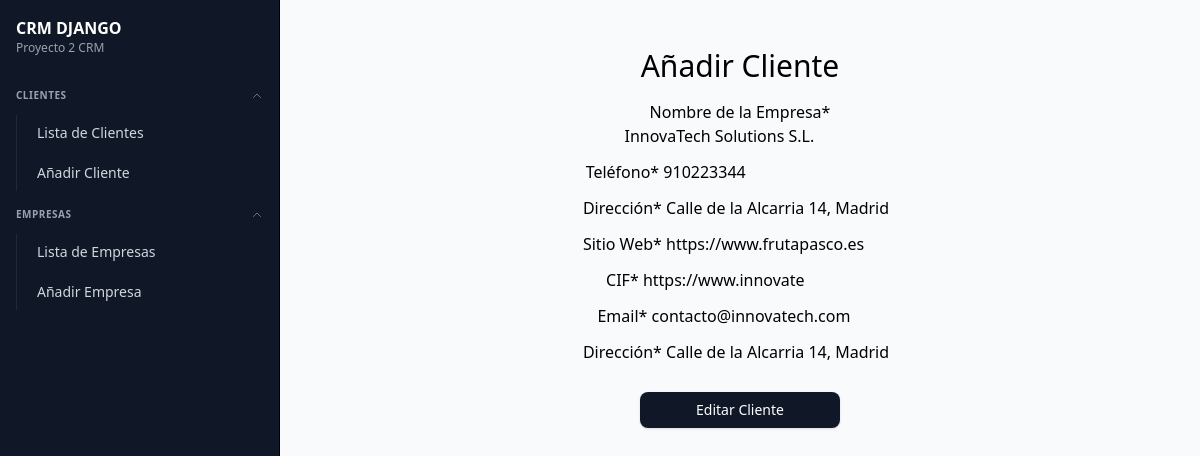
Page /empresas/editar/1 (signed in) on the earlier database version.
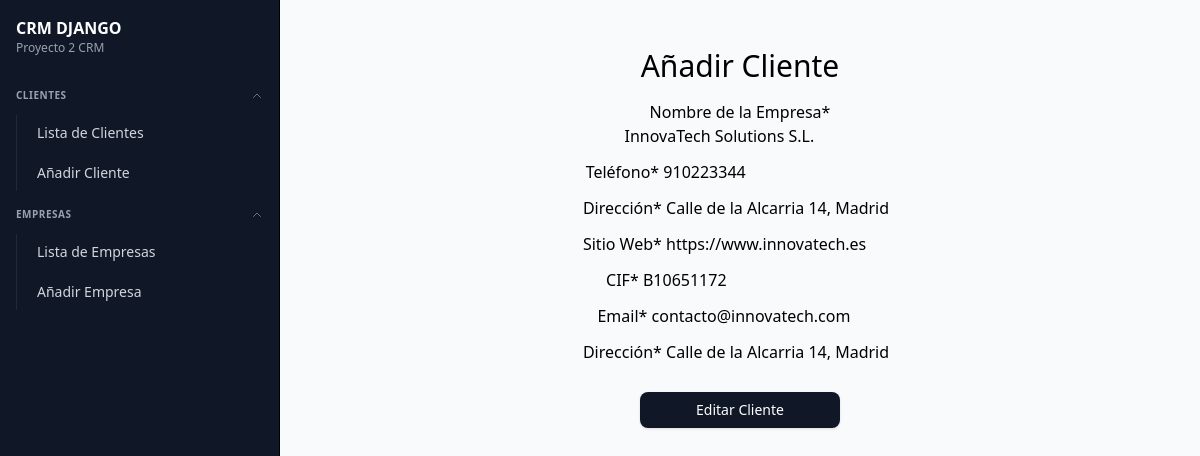
Same page on the later database version.
### crm/models/company_model.py (models this page shows, shortened)
class Company(models.Model):
    name = models.CharField(max_length=100, verbose_name='Nombre de la Empresa')
    email = models.EmailField(verbose_name='Email')
    phone = models.CharField(max_length=20, verbose_name='Teléfono')
    address = models.CharField(max_length=200, verbose_name='Dirección')
    website = models.URLField(verbose_name='Sitio Web')
    created_at = models.DateTimeField(auto_now_add=True, verbose_name='Fecha de Creación')
    cif = models.CharField(max_length=20, unique=True, verbose_name='CIF')
    class Meta:
        verbose_name = 'Empresa'
        verbose_name_plural = 'Empresas'

### crm/views/company_views.py (the view, shortened to what this page needs)
# urls.py: path('empresas/editar/<pk>', CompanyUpdateView.as_view(), name='editar-empresa'),
@method_decorator(login_required, name='dispatch')
class CompanyUpdateView(UpdateView):
    model= Company
    template_name = 'companies/company_update.html'
    form_class = CompanyCreateForm

### crm/forms.py
class CompanyCreateForm(forms.ModelForm):
    class Meta:
        model = Company
        fields = '__all__'
    def __init__(self, *args, **kwargs):
        super().__init__(*args, **kwargs)

### crm_django/templates/companies/company_update.html (shortened to what this page needs)
{% extends "general/layout.html" %}
{% load crispy_forms_tags %}
{% block page_content %}
    <h1 class="text-center text-3xl pt-4">Añadir Cliente</h1>
    <form action="" method="post" enctype="multipart/form-data" class="pt-4 mx-auto max-w-sm text-center">
        <div class="row">
            <div class="col-12 col-sms-6">
                {{ form.name|as_crispy_field}}
                {{ form.phone|as_crispy_field}}
                {{ form.address|as_crispy_field}}
                {{ form.website|as_crispy_field }}
                {{ form.cif|as_crispy_field }}
                {{ form.email|as_crispy_field }}
                {{ form.address|as_crispy_field}}
            </div>
            <button class="w-[200px] cursor-pointer mt-4 inline-flex items-center justify-center px-4 py-2 text-sm font-medium text-white bg-gray-900 rounded-lg hover:bg-gray-800 transition-colors duration-200 shadow-sm gap-2">Editar Cliente</button>
        </div>
    </form>
{% endblock %}

Differences in the rows shown:
changed Company "InnovaTech Solutions S.L.": website "https://www.frutapasco.es" → "https://www.innovatech.es"; cif "https://www.innovate" → "B10651172"
